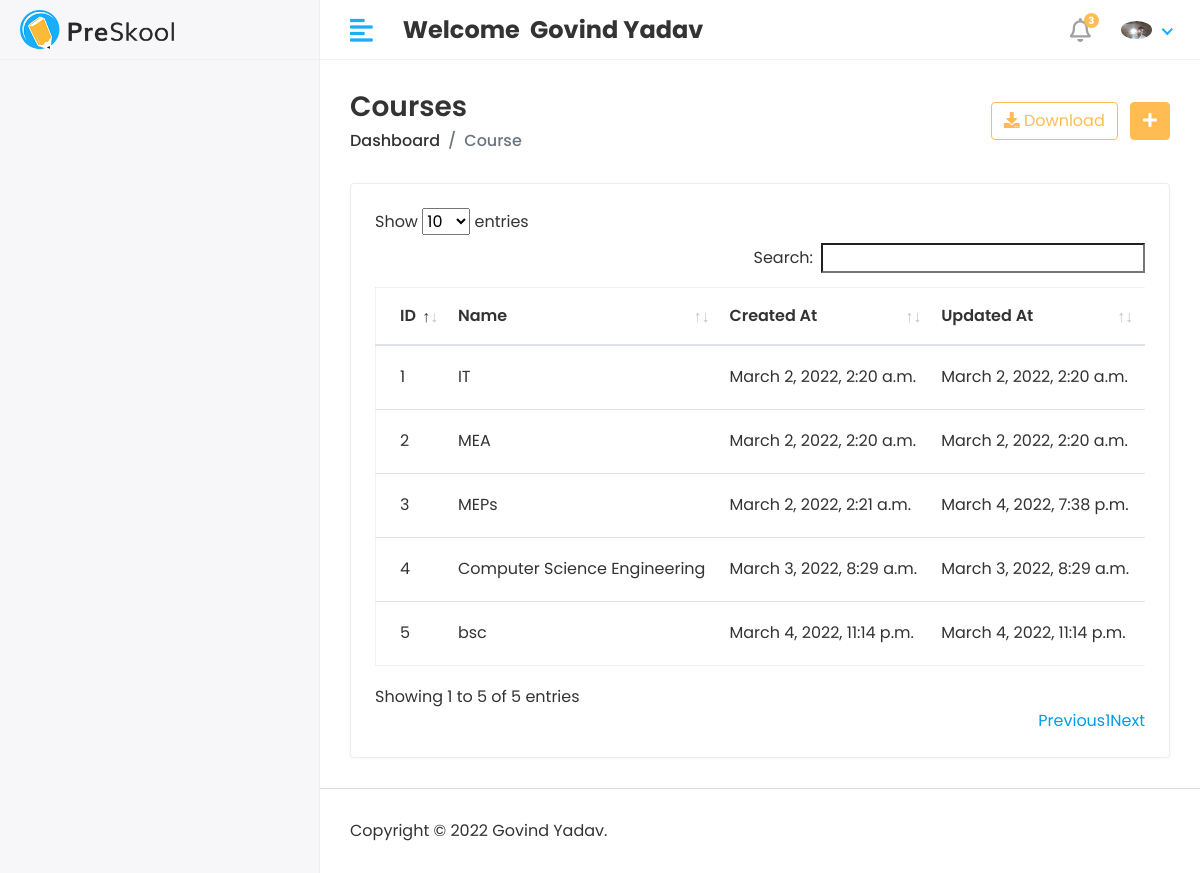
Page /Hod/Course/View (signed in) on the committed database.
### app/models.py (models this page shows, shortened)
class CustomUser(AbstractUser):
    USER = (
        (1, 'HOD'),
        (1, 'STAFF'),
        (1, 'STUDENT'),
    )
    user_type = models.CharField(choices=USER, max_length=50, default=1)
    profile_pic = models.ImageField(upload_to='media/profile_pic')

class Course(models.Model):
    name = models.CharField(max_length=100)
    created_at = models.DateTimeField(auto_now_add=True)
    updated_at = models.DateTimeField(auto_now=True)

### student_management_project/Hod_views.py (the view)
# urls.py: path('Hod/Course/View', Hod_views.VIEW_COURSE, name='view_course'),
@login_required(login_url='/')
def VIEW_COURSE(request):
    course = Course.objects.all()
    context = {
        'course':course
    }
    return render(request, 'Hod/view_course.html', context)

### templates/Hod/view_course.html (shortened to what this page needs)
{% extends 'base.html' %}
{% block content %}
 <div class="page-header">
               <div class="row align-items-center">
                  <div class="col">
                     <h3 class="page-title">Courses</h3>
                     <ul class="breadcrumb">
                        <li class="breadcrumb-item"><a href="{% url 'hod_home' %}">Dashboard</a></li>
                        <li class="breadcrumb-item active">Course</li>
                     </ul>
                  </div>
                  <div class="col-auto text-right float-right ml-auto">
                     <a href="#" class="btn btn-outline-primary mr-2"><i class="fas fa-download"></i> Download</a>
                     <a href="{% url 'add_course' %}" class="btn btn-primary"><i class="fas fa-plus"></i></a>
                  </div>
               </div>
            </div>
            <div class="row">
               <div class="col-sm-12">
                  <div class="card card-table">
                     <div class="card-body">
                        {% if course %}
                         <div class="table-responsive">
                           <table id="table_id" class="table table-hover table-center mb-0 ">
                              <thead>
                                 <tr>
                                    <th>ID</th>
                                    <th>Name</th>
                                    <th>Created At</th>
                                    <th>Updated At</th>
                                    <th class="text-right">Action</th>
                                 </tr>
                              </thead>
                              <tbody>
                                 {% for i in course %}
                                    <tr>
                                        <td>{{i.id}}</td>
                                        <td>{{i.name}}</td>
                                        <td>{{i.created_at}}</td>
                                        <td>{{i.updated_at}}</td>
                                        <td class="text-right">
                                        </td>
                                    </tr>
                                {% endfor %}
                              </tbody>
                           </table>
                        </div>
                         {% else %}
                         <h4 class="text-center text-red">No Student Records</h4>
                        {% endif %}
                     </div>
                  </div>
               </div>
            </div>
{% endblock %}

### templates/includes/header.html (shortened to what this page needs)
{% load static %}
<div class="header">
         <div class="header-left">
            <a href="index.html" class="logo">
               <img src="{% static 'assets/img/logo.png' %}" alt="Logo">
            </a>
         </div>
         <a href="javascript:void(0);" id="toggle_btn">
            <i class="fas fa-align-left"></i>
         </a>
         <div class="top-nav-search mt-3">
           <h4><strong>Welcome &nbsp;<span>{{user.first_name}} {{user.last_name}}</span></strong></h4>
         </div>
         <ul class="nav user-menu">
            <li class="nav-item dropdown noti-dropdown">
               <a href="#" class="dropdown-toggle nav-link" data-toggle="dropdown">
                  <i class="far fa-bell"></i> <span class="badge badge-pill">3</span>
               </a>
            </li>
            <li class="nav-item dropdown has-arrow">
               <a href="#" class="dropdown-toggle nav-link" data-toggle="dropdown">
                   {% if user.profile_pic == "" %}
                        <span class="user-img"><img class="rounded-circle" src="{% static 'assets/img/govind_pic.jpg' %}" width="31"
                        alt=""></span>
                   {% else %}
                        <span class="user-img"><img class="rounded-circle" src="/{{user.profile_pic}}" width="31"
                        alt=""></span>
                   {% endif %}
               </a>
            </li>
         </ul>
      </div>

### static/assets/css/style.css (style rules this page uses)
html { height: 100%; }
body { background-color: #fff; color: #333; font-family: 'Poppins', sans-serif; font-size: 1rem; height: 100%; line-height: 1.5; overflow-x: hidden; }
h1, h2, h3, h4, h5, h6 { font-family: 'Poppins', sans-serif; margin-top: 0; }
a { color: #009ce7; }
input, button, a { transition: all 0.4s ease; -moz-transition: all 0.4s ease; -o-transition: all 0.4s ease; -ms-transition: all 0.4s ease; -webkit-transition: all 0.4s ease; }
ul, ol { padding: 0px; list-style: none; }
.table { color: #333; max-width: 100%; margin-bottom: 0; width: 100%; }
.table.dataTable { border-collapse: collapse !important; border: 1px solid rgba(0, 0, 0, 0.05); }
.table thead tr th { font-weight: 600; }
.table tbody tr { border-bottom: 1px solid rgba(0, 0, 0, 0.05); }
.table.table-center td, .table.table-center th { vertical-align: middle; }
.card-table .card-body .table > thead > tr > th { border-top: 0; }
.card-table .card-body .table tr td:first-child, .card-table .card-body .table tr th:first-child { padding-left: 1.5rem; }
.card-table .card-body .table tr td:last-child, .card-table .card-body .table tr th:last-child { padding-right: 1.5rem; }
.card-table .table td, .card-table .table th { border-top: 1px solid #e2e5e8; padding: 1rem 0.75rem; white-space: nowrap; }
.btn-primary { background-color: #FFBC53; border: 1px solid #FFBC53; }
.btn-outline-primary { color: #FFBC53; border-color: #FFBC53; }
.card { border: 1px solid #ececf5; box-shadow: 0 1px 3px 0 rgba(0, 0, 0, 0.03); margin-bottom: 1.875rem; }
.card-body { padding: 1.5rem; }
.header { background-color: #fff; border-bottom: 1px solid #f3f3f4; left: 0; position: fixed; right: 0; top: 0; z-index: 1001; height: 60px; }
.header .header-left { float: left; height: 60px; padding: 0 20px; position: relative; width: 320px; z-index: 1; transition: all 0.2s ease-in-out; background-color: #f7f7fa; border-bottom: 1px solid #efefef; border-right: 1px solid #ececf5; display: flex; align-items: center; }
.header .header-left .logo { display: inline-block; line-height: 60px; }
.header .header-left .logo img { max-height: 40px; width: auto; }
.header .dropdown-toggle:after { display: none; }
.header .has-arrow .dropdown-toggle:after { border-top: 0; border-left: 0; border-bottom: 2px solid #18aefa; border-right: 2px solid #18aefa; content: ''; height: 8px; display: inline-block; pointer-events: none; -webkit-transform-origin: 66% 66%; -ms-transform-origin: 66% 66%; transform-origin: 66% 66%; -webkit-transform: rotate(45deg); -ms-transform: rotate(45deg); transform: rotate(45deg); -webkit-transition: all 0.15s ease-in-out; transition: all 0.15s ease-in-out; width: 8px; vertical-align: 0px; }
.user-menu { float: right; margin: 0; position: relative; z-index: 99; padding-right: 15px; }
.user-menu.nav > li > a { color: #a0a0a0; font-size: 14px; line-height: 58px; padding: 0 15px; height: 60px; }
.user-img { margin-right: 3px; position: relative; }
.top-nav-search { float: left; margin-left: 15px; }
.page-header { margin-bottom: 1.875rem; }
.page-header .breadcrumb { background-color: transparent; color: #6c757d; font-size: 1rem; font-weight: 500; margin-bottom: 0; padding: 0; }
.page-header .breadcrumb a { color: #333; }
.page-title { font-size: 28px; font-weight: 600; color: #333; margin-bottom: 5px; }
.user-menu.nav > li > a .badge { background-color: #FFBC53; display: block; font-size: 10px; font-weight: bold; height: 15px; width: 15px; position: absolute; right: 7px; top: 13px; color: #fff; padding: 3px; }
.user-menu.nav > li > a > i { font-size: 1.5rem; line-height: 60px; }
@media (min-width: 992px) { #toggle_btn { align-items: center; color: #18aefa; display: inline-flex; float: left; font-size: 26px; height: 60px; justify-content: center; margin-left: 15px; padding: 0 15px; } }

### rows in the picture
CustomUser: first_name "Govind", last_name "Yadav", profile_pic (picture)
Course: id "1", name "IT", created_at "March 2, 2022, 2:20 a.m.", updated_at "March 2, 2022, 2:20 a.m."
Course: id "2", name "MEA", created_at "March 2, 2022, 2:20 a.m.", updated_at "March 2, 2022, 2:20 a.m."
Course: id "3", name "MEPs", created_at "March 2, 2022, 2:21 a.m.", updated_at "March 4, 2022, 7:38 p.m."
Course: id "4", name "Computer Science Engineering", created_at "March 3, 2022, 8:29 a.m.", updated_at "March 3, 2022, 8:29 a.m."
Course: id "5", name "bsc", created_at "March 4, 2022, 11:14 p.m.", updated_at "March 4, 2022, 11:14 p.m."
